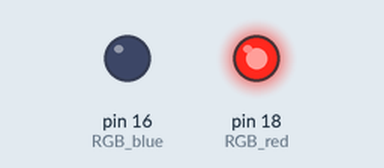
Recording of a program running on a simulated MicroPython board. Parts: output pins drawn as LEDs (lit = HIGH).

Above: at 0.04 s.
At 1.3 s:
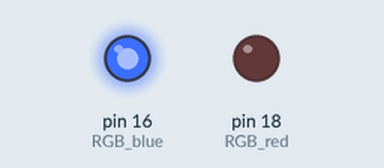
At 2.83 s:
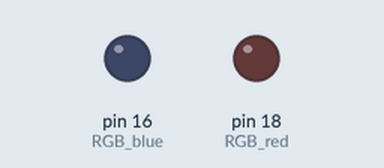
Timing chart, 0 to 3.1 s (numbered marks = the images above):
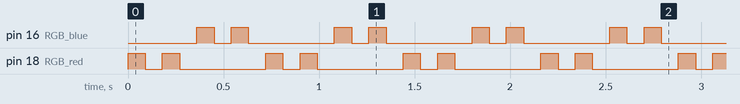

The program:

cakar_led.py
```python
from machine import Pin
import utime

RGB_red = Pin(18,Pin.OUT)
RGB_blue = Pin(16, Pin.OUT)

RGB_red.value(0)
RGB_blue.value(0)

LED_time = 0.09
LED_count = 1

while True:
    for i in range(LED_count):
        RGB_red.value(1)
        utime.sleep(LED_time)
        RGB_red.value(0)
        utime.sleep(LED_time)
        RGB_red.value(1)
        utime.sleep(LED_time)
        RGB_red.value(0)
        utime.sleep(LED_time)

    for i in range(LED_count):
        RGB_blue.value(1)
        utime.sleep(LED_time)
        RGB_blue.value(0)
        utime.sleep(LED_time)
        RGB_blue.value(1)
        utime.sleep(LED_time)
        RGB_blue.value(0)
        utime.sleep(LED_time)
        
```

Measured:
- by itself, pin 16 (RGB_blue), pin 18 (RGB_red): repeats every 0.72 s: LOW 0.09 s, HIGH 0.09 s, LOW 0.45 s, HIGH 0.09 s
